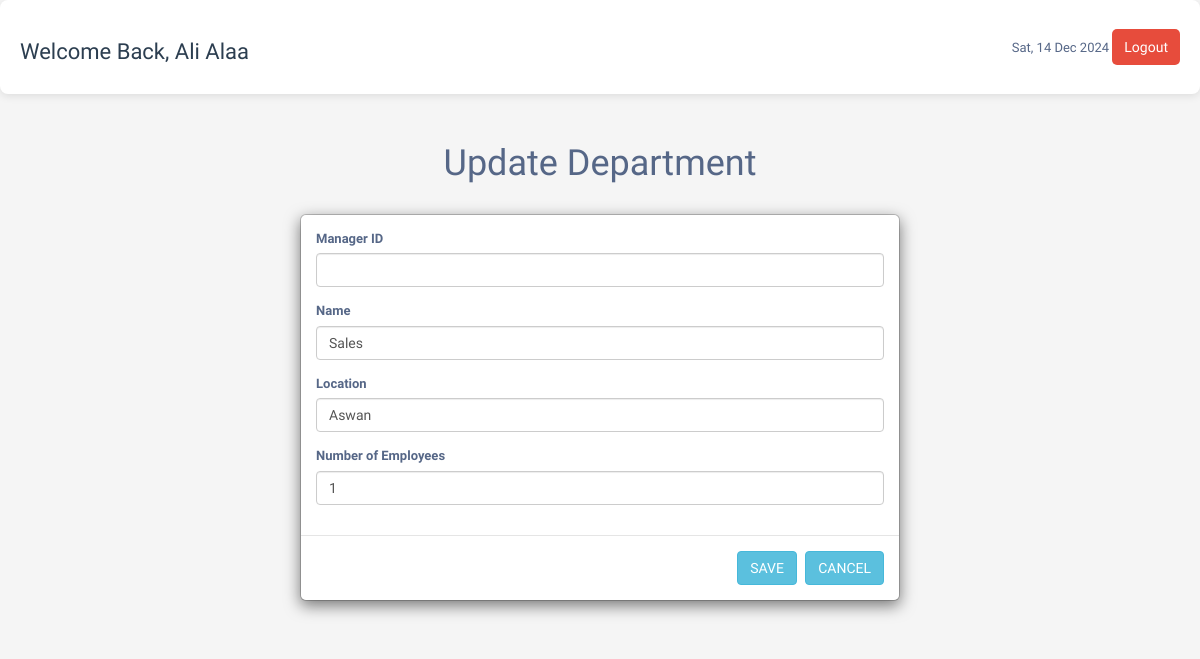
The app's page /update_dep.php?id=103 (signed in) with its own data.
### tables this page shows
CREATE TABLE `department` (
  `department_id` int(11) NOT NULL,
  `manager_id` int(11) DEFAULT NULL,
  `name` varchar(225) NOT NULL,
  `location` varchar(225) NOT NULL,
  `emps_number` int(12) NOT NULL
);

### update_dep.php (the view, shortened to what this page needs)
<?php
$user_name = $_SESSION['user_name'];
?>
<?php include("config.php");
if (isset($_GET['id'])) {
    $id = $_GET['id'];
    $query = "
            SELECT
            *
        FROM
            department
        WHERE
            department.department_id =  '$id'
        ";
    $stmt = $database->prepare($query);
    $stmt->execute();
    $result = $stmt->fetch(PDO::FETCH_ASSOC);
}
?>
<!DOCTYPE html>
<html lang="en">
<head>
    <link rel="stylesheet" href="dashboard.css">
    <link rel="stylesheet" href="https://maxcdn.bootstrapcdn.com/font-awesome/4.7.0/css/font-awesome.min.css">
    <link rel="stylesheet" href="https://maxcdn.bootstrapcdn.com/bootstrap/3.3.7/css/bootstrap.min.css">
</head>
<body>
    <div class="header">
        <h3>Welcome Back, <?php echo $user_name; ?></h3>
        <div>
            <span id="currentDate"></span>
            <button class="btn-signout ms-3" onclick="logout()">Logout</button>
        </div>
    </div>
    <div class="container">
        <div class=" text-center mt-5 ">
            <h1>Update Department</h1>
        </div>
        <div class="modal-dialog">
            <div class="modal-content">
                <form method="post" action="update_dep.php?id=<?php echo $id; ?>">
                    <div class="modal-body">
                        <div class="form-group">
                            <label>Manager ID</label>
                            <input type="number" class="form-control" name="manager_id"
                                value="<?php echo htmlspecialchars($result['manager_id']); ?>">
                        </div>
                        <div class="form-group">
                            <label>Name</label>
                            <input type="text" class="form-control" name="name"
                                value="<?php echo htmlspecialchars($result['name']); ?>">
                        </div>
                        <div class="form-group">
                            <label>Location</label>
                            <input type="text" class="form-control" name="location"
                                value="<?php echo htmlspecialchars($result['location']); ?>">
                        </div>
                        <div class="form-group">
                            <label>Number of Employees</label>
                            <input type="number" class="form-control" name="emps_number"
                                value="<?php echo htmlspecialchars($result['emps_number']); ?>" min="0" step="0.01">
                        </div>
                    </div>
                    <div class="modal-footer">
                        <input type="submit" class="btn btn-info" name="save" value="SAVE">
                        <input action="depcrud.php" type="submit" class="btn btn-info" name="save" value="CANCEL">
                    </div>
                </form>
            </div>
        </div>
    </div>
</body>
</html>

### dashboard.css (style rules this page uses)
body { font-family: "Arial", sans-serif; background-color: #f4f6f9; color: #333; }
.header { display: flex; justify-content: space-between; align-items: center; background-color: #fff; padding: 20px; border-radius: 8px; box-shadow: 0px 2px 8px rgba(0, 0, 0, 0.1); margin-bottom: 30px; }
.header h3 { font-size: 22px; color: #2c3e50; }
.header .btn-signout { background-color: #e74c3c; color: white; border-radius: 5px; font-size: 14px; padding: 8px 12px; border: none; cursor: pointer; transition: background-color 0.3s ease; }

### update_dep.php (style rules this page uses)
body { color: #566787; background: #f5f5f5; font-family: 'Varela Round', sans-serif; font-size: 13px; }

### records on screen
department: name "Sales", location "Aswan", emps_number "1"

### other values on screen
$user_name "Ali Alaa"
